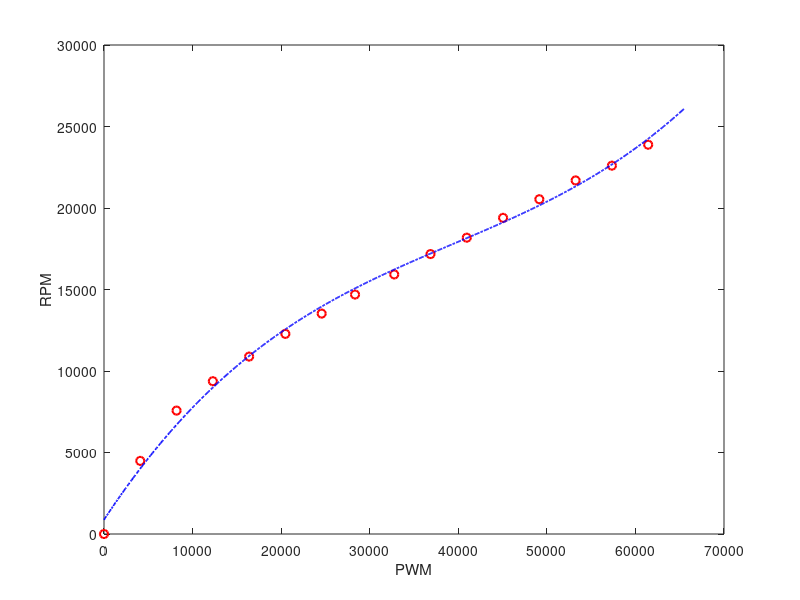

Source code (MATLAB): (Note: this script raises an error after producing the figure.)
%% motor_performance.m
%
% Performs polynomial fitting to find the relation
%   between PWM, RPM, and thurst.

close all
clear;clc

addpath('..\fcns')

thrust = [  0 1.6 4.8 7.9 10.9 13.9 17.3 21 ...
            24.4 28.6 32.8 37.3 41.7 46 51.9 57.9  ];
PWM = [ 0 6.25 12.5 18.75 25 31.25 37.5 43.25 ...
        50 56.25 62.5 68.75 75 81.25 87.5 93.75  ] / 100 * 65535;
RPM = [ 0 4485 7570 9374 10885 12277 13522 14691 ...
        15924 17174 18179 19397 20539 21692 22598 23882  ];

PWM_vect = linspace(0,65535,1000);
    
[p,S] = polyfit(PWM,RPM,3);
Rsq = 1 - (S.normr/norm(RPM - mean(RPM)))^2;
disp(['R^2 = ' num2str(Rsq)])

figure(1)
plot(PWM,RPM,'ro','MarkerSize',6,'LineWidth',1.5)
hold on
plot(PWM_vect,polyval(p,PWM_vect),'b-.','Linewidth',1.25)
hold off
xlabel('PWM')
ylabel('RPM')
latexify(16,9,16)
legend('Test Data', 'Polyfit', 'Location', 'Best')
setgrid